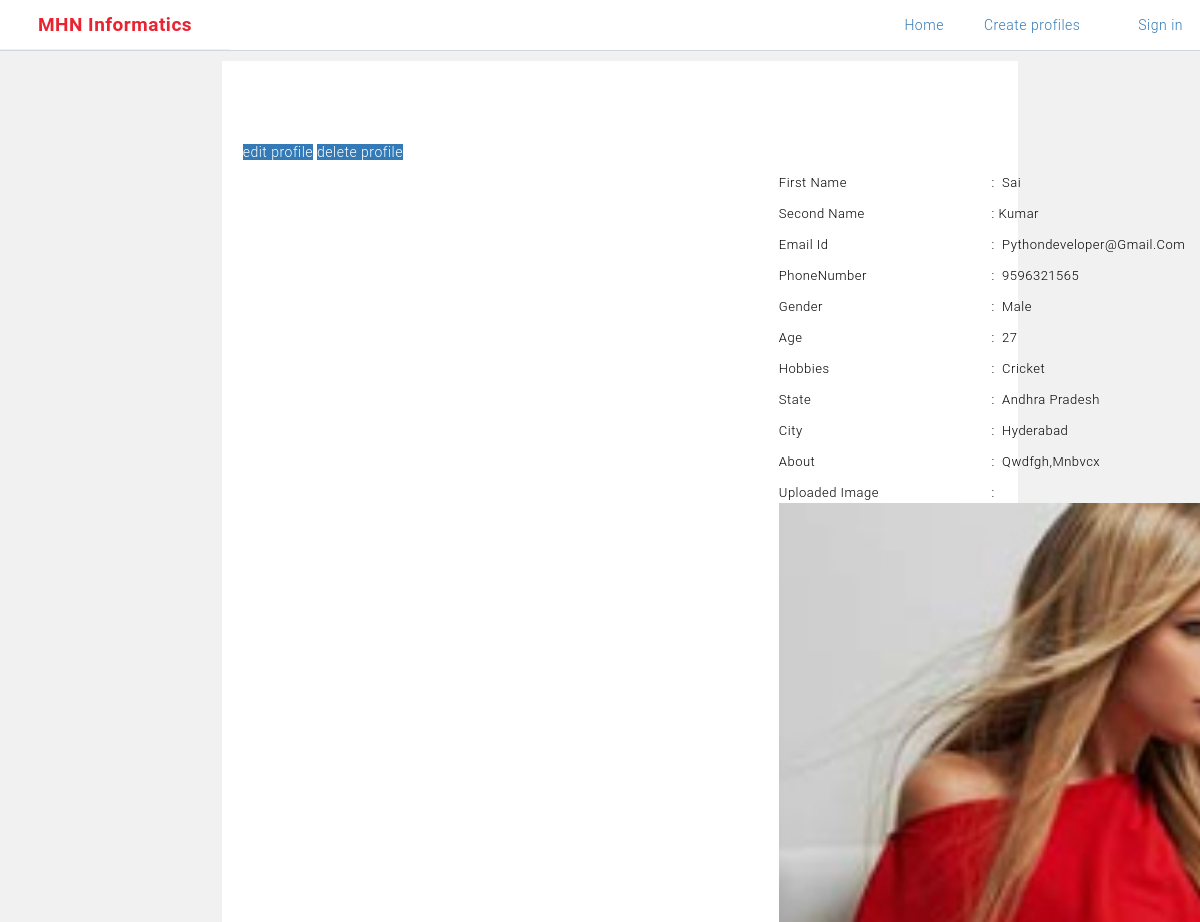
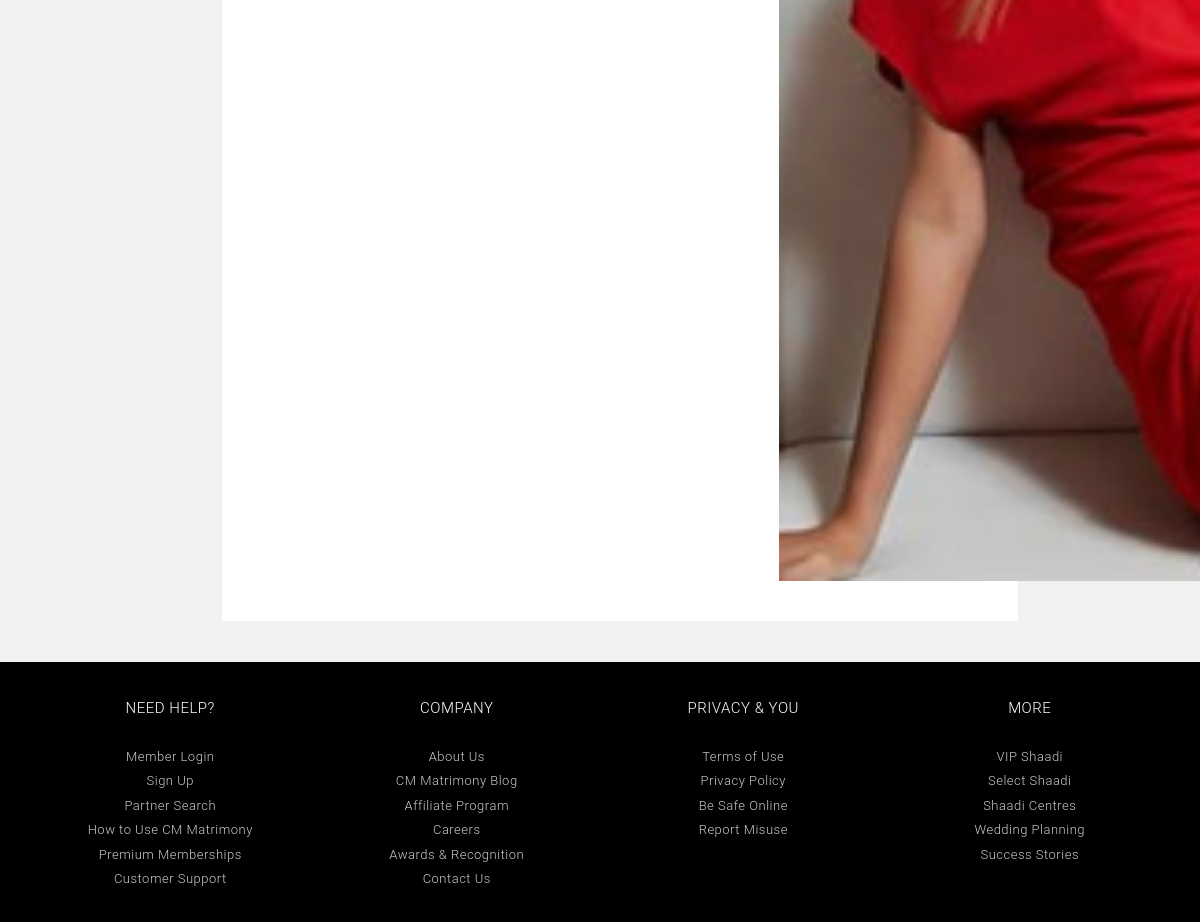
Screenshot of /viewprofile/6/ with the database file from the repository (2 pictures, top to bottom).
### appmhn/models.py (models this page shows)
class Hero(models.Model):
    firstname=models.CharField(max_length=20)
    secondname=models.CharField(max_length=20)
    email = models.EmailField(max_length=20)
    phone = models.IntegerField()
    gender = models.CharField(max_length=20)
    age = models.ForeignKey(Age,on_delete=models.CASCADE)
    hobbies = models.CharField(max_length=20)
    state = models.CharField(max_length=20)
    city = models.CharField(max_length=20)
    photo = models.FileField(upload_to='pics/')
    text=models.CharField(max_length=20)

class Age(models.Model):
    age=models.CharField(max_length=20)
    def __str__(self):
        return self.age

### appmhn/views.py (the view)
# urls.py: path('viewprofile/<int:id>/',views.viewprofile, name='viewprofile'),
def viewprofile(request,id):
    sad=Hero.objects.get(id=id)
    return render(request, 'viewprofile.html',{'sad':sad})

### templates/viewprofile.html
{% extends 'all.html' %}
{% block content %}
{% load staticfiles %}
                            <section class="veiw_profile">
			<div class="container">
				<div class="row">
					<div class="col-md-8 col-md-offset-2">
                        <div class="view_profile">
						<div class="detail-wrapper">
							<div class="detail-wrapper-body">
							</div>
						</div>
						<div class="detail-wrapper info_user_a">
                            <div class="detail-wrapper-header">
                                <h4>Basic Details</h4>
                                <span>
                                    <a href ="{% url 'edit' sad.id %}" type="edit" class="bedittn btn-primary">edit profile</a>
                                    <a href ="{% url 'delete' sad.id %}" type="delete" class="bedittn btn-primary">delete profile</a>
                                </span>
							</div>
							<div class="detail-wrapper-body BASIC_DETAILS">
								<div class="row">
                                    <div class="col-md-offset-3 col-md-6">
                                        <p><span> First Name</span> <span>: &nbsp;{{ sad.firstname }}</span></p>
                                        <p><span> Second Name</span> <span>: {{sad.secondname}}</span></p>
                                        <p><span>Email Id</span> <span>: &nbsp;{{sad.email}}</span></p>
                                        <p><span>PhoneNumber</span> <span>: &nbsp;{{sad.phone}}</span></p>
                                        <p><span>Gender</span> <span>: &nbsp;{{ sad.gender }}</span></p>
                                        <p><span>Age  </span> <span>: &nbsp;{{sad.age}}</span></p>
                                        <p><span>Hobbies   </span> <span>: &nbsp;{{sad.hobbies}}</span></p>
                                        <p><span>State   </span> <span>: &nbsp;{{sad.state}}</span></p>
                                        <p><span>City  </span> <span>: &nbsp;{{ sad.city }}</span></p>
                                        <p><span>About</span> <span>: &nbsp;{{sad.text}}</span></p>
										<p><span>Uploaded image</span> <span>: &nbsp;<img src="{{ sad.photo.url }}" style="height:1000px;"></span></p>
                                    </div>
                                </div>
							</div>
					</div>
				</div>
                </div>
			</div>
		</section>
{% endblock %}

### appmhn/static/assets/css/responsiveness.css (style rules this page uses)
@media only screen  and (min-width : 1024px) { h4 { font-size:20px; } }

### templates/all.html (style rules this page uses)
body, section { background: #f1f1f1; }

### rows the page displays
Hero: firstname "Sai", secondname "Kumar", email "Pythondeveloper@gmail.com", phone "9596321565", gender "Male", age "27", hobbies "Cricket", state "Andhra Pradesh", city "Hyderabad", text "Qwdfgh,mnbvcx", photo (picture)
